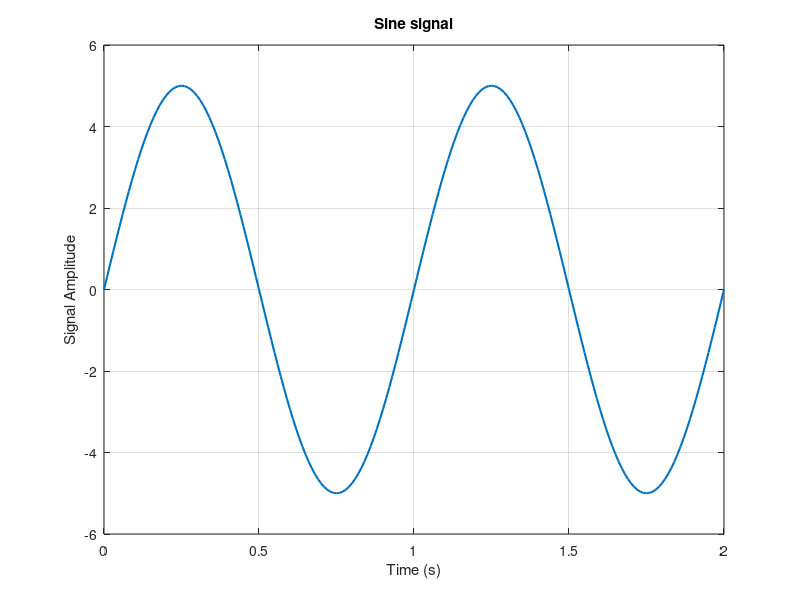
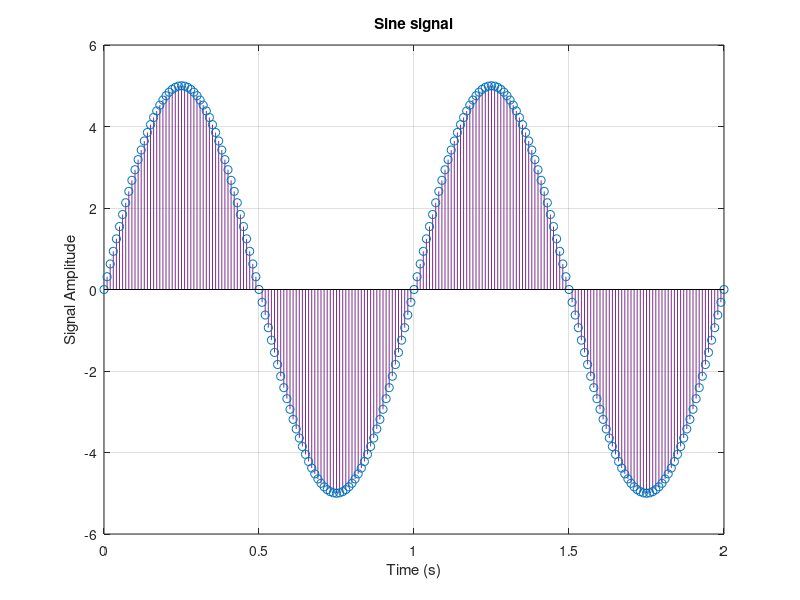
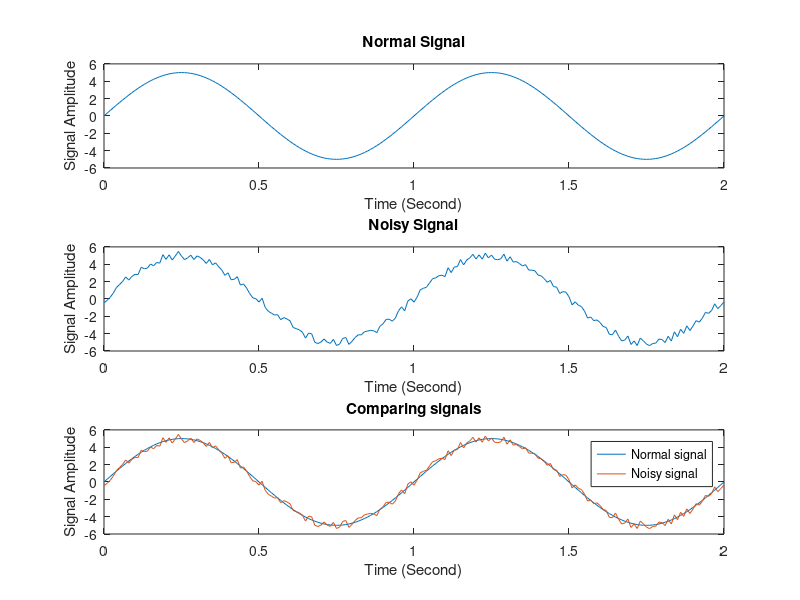
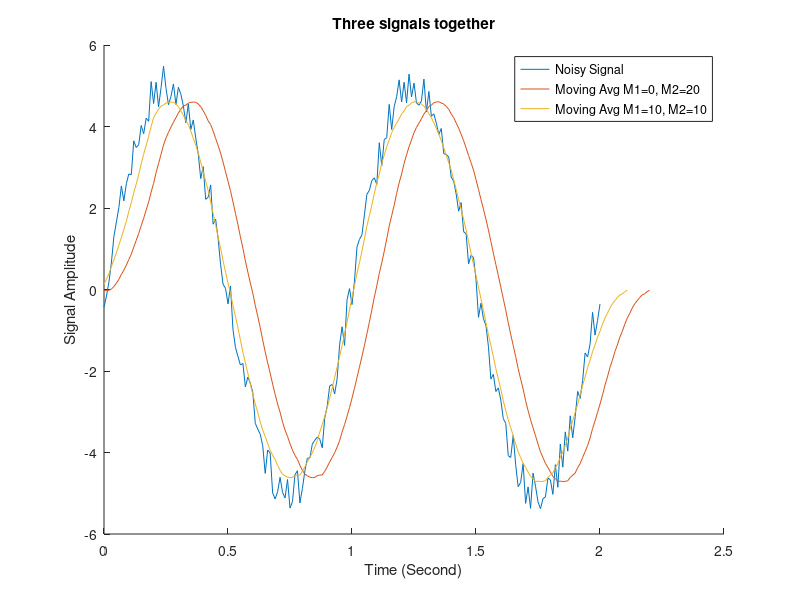

MATLAB code for these plots, in order: (Note: this script raises an error after producing the figures.)
%%
close all;
clear;
clc;
%% part 1
% part 1.1
t = 0:0.01:2;        % Define time axis
A = 5;               % Amplitude
f = 1;               % Frequency
y = A*sin(2*pi*f*t); % Sine function

% Plotting signals
figure('Name', 'Sine signal (Plot)');
plot(t, y, 'LineWidth', 1.5);
xlabel('Time (s)');
ylabel('Signal Amplitude');
title('Sine signal');
grid on;

figure('Name', 'Sine signal (Stem)');
stem(t, y,'color', '#7E2F8E', 'LineWidth', 0.5);
xlabel('Time (s)');
ylabel('Signal Amplitude');
title('Sine signal');
grid on;

%% part 2
% part 1.2
r = rand(1, length(y)) - 0.5; % Noise
noised_signal = y + r;        % Add noise to sine, y defined in section 1.1

% Plotting signals
figure('Name', 'Normal Sine signal VS Noisy Sine Signal', 'Position', [300 200 700 500]);
subplot(3,1,1);               % Plotting normal signal without noise
plot(t,y)
title('Normal Signal');xlabel('Time (Second)');ylabel('Signal Amplitude');
subplot(3,1,2);               % Plotting noisy signal
plot(t,noised_signal)
title('Noisy Signal');xlabel('Time (Second)');ylabel('Signal Amplitude');
%hold on;
subplot(3,1,3);               % Plotting both signal together for comparing them
plot(t,y, t, noised_signal)
hold on;
title('Comparing signals');xlabel('Time (Second)');ylabel('Signal Amplitude');
legend('Normal signal', 'Noisy signal');
hold off;

%% part 3
% part 1.3:
% A moving average filter introduces a delay because it computes the average of past data points, which inherently involves looking back in time, causing the output to lag behind the input signal.

M1 = 0;
M2 = 20;
len = M2 + M1 + 1; % Window length

window = ones(1, len) / len; % Moving average window

y2 = conv(noised_signal, window);   % Noised signal defined in section 1.2, Line 30
t2 = 0:0.01:(0.01 * (length(y2) - 1));

% Plotting section 1.3.1
figure('Name', 'Moving Avg signals', 'Position', [300 200 700 500]);
hold on;
plot(t,noised_signal);              % Noise signal
plot(t2, y2);                       % Moving Avg M1=0, M2=20

% part 1.3.2:
M1 = 10;
M2 = 10;
len = M2 + M1 + 1; % Window length

window = ones(1, len) / len; % Moving average window

y3 = conv(noised_signal(M1:end), window);
t3 = 0:0.01:(0.01 * (length(y3) - 1));

plot(t3, y3);                       % Moving Avg M1=0, M2=20
hold off;
title('Three signals together'); xlabel('Time (Second)'); ylabel('Signal Amplitude');
legend("Noisy Signal", "Moving Avg M1=0, M2=20", "Moving Avg M1=10, M2=10");

%% part 4
% part 1.4.1
M1 = 0;
M2 = 20;
len = M2 + M1 + 1; % Window length

b = ones(1,len)/len;
a = 1;
y4_1 = filter(b, a, noised_signal);
t4_1 = 0:0.01:(0.01 * (length(y4_1) - 1));

% Plotting section 1.4
figure('Name', 'Moving Avg signals by using filter function', 'Position', [300 200 700 500]);
hold on;
plot(t,noised_signal);              % Noise signal
plot(t4_1, y4_1);                   % filtered signal
plot(t2,y2);                        % Plotting convolved signal M1=0, M2=20
plot(t3,y3);                        % Plotting convolved signal M1=10, M2=10
title('All signals together'); xlabel('Time (Second)'); ylabel('Signal Amplitude');
legend("Noisy Signal", "filtered signal", "Moving Avg M1=0, M2=20", "Moving Avg M1=10, M2=10");
hold off;

% Plotting section 1.3
figure('Name', 'plotting in seperated subplots', 'Position', [300 200 700 500]);
subplot(2,2,1);               % Plotting noisy signal
plot(t,noised_signal)
title('Noisy signal');xlabel('Time (Second)');ylabel('Signal Amplitude');
subplot(2,2,2);               % Plotting convolved signal M1=0, M2=20
plot(t2,y2)
title('convolved signal M1=0, M2=20');xlabel('Time (Second)');ylabel('Signal Amplitude');
subplot(2,2,3);               % Plotting convolved signal M1=10, M2=10
plot(t3,y3)
title('convolved signal M1=10, M2=10');xlabel('Time (Second)');ylabel('Signal Amplitude');
subplot(2,2,4);               % filtered signal
plot(t4_1,y4_1)
title('output signal of filter function');xlabel('Time (Second)');ylabel('Signal Amplitude');

%% part 5
% part 1.5
w0 = pi/32; n = 100;
[y5,t5] = singen(w0,n);     %singen function is defined in singen.m
figure('Name', 'singen');
stem(t5,y5, '.')
title('singen function output');xlabel('Time (Second)');ylabel('Signal Amplitude');


%% part 6
close all;
clear;
clc;

figure('Name', 'cos(2*pi*t) + cos(8*pi*t) + cos(12*pi*t)');
t6 = 0:0.01:4;
y6 = cos(2*pi*t6) + cos(8*pi*t6) + cos(12*pi*t6); %Original Signal
plot(t6,y6);
title('cos(2*pi*t6) + cos(8*pi*t6) + cos(12*pi*t6)');xlabel('Time (Milisecond)');ylabel('Signal Amplitude');
hold on;

t62 = 0:0.2:4; % 5khz => 0.0002s = 0.2ms
y62 = cos(2*pi*t62) + cos(8*pi*t62) + cos(12*pi*t62); %Same signal, 5Khz sampled time vector
stem(t62,y62);


cutoff_frequency = 0.05;
filter_order = 30; 

% Design the filter using the fir1 function
filter_coefficients = fir1(filter_order, cutoff_frequency) * 14;

% Applying the filter to the downsampled signal
y62 = upsample(y62, 20);
smoothed_signal = conv(y62, filter_coefficients, 'same');

% Plotting the reconstructed signal
t8 = 0:0.01:(0.01*(length(smoothed_signal)-1));
plot(t8,smoothed_signal)

legend('Original Signal', 'Downsampled Signal', 'Reconstructed Signal')

%% part 7
close all;
clear;
clc;

fs = 100;
t7 = -5:1/fs:5;
y7 = sinc(5*t7) .^ 2;

% Spectrum of original singal
FT_x_0 = (1 / fs) * abs(fftshift(fft(y7)));
f_axis_0 = linspace(-fs / 2, fs / 2, length(FT_x_0));


for sr=[4 5 10 20] % sr: sampling rate
    figure('Name', 'Spectrum of original vs sampled signal');
    
    % Keep every fs/sr sample, other samples are set to 0
    % This way, the length of y will remain the same
    y7_2 = zeros(1, length(y7));
    y7_2(1:fs/sr:end) = y7(1:fs/sr:end); 


    % Spectrum of sampled singal
    FT_x_1 = (1 / fs) * abs(fftshift(fft(y7_2)));
    f_axis_1 = linspace(-fs / 2, fs / 2, length(FT_x_1));

    subplot(2,1,1)
    plot(f_axis_0, abs(FT_x_0), 'LineWidth', 1.5);
    title('Spectrum of original signal');xlabel('Frequency (Hz)');ylabel('Amplitude');

    subplot(2,1,2)
    plot(f_axis_1, abs(FT_x_1), 'LineWidth', 1.5);
    title(sprintf('Spectrum of sampled signal sr=%d', sr));xlabel('Frequency (Hz)');ylabel('Amplitude');
end

%% part 9
close all;
clear;
clc;

% Constructing the signal
f = [pi/16 5*pi/16 9*pi/16 13*pi/16];

fs = 1e3;
t9 = 1:1/fs:100;
y9 = zeros(1, length(t9));

for f1=f
    y9 = y9 + cos(2*f1*t9);
end


% Plotting the spectrum of the original signal
figure('Name', 'Spectrum of original signal');
FT_y9 = (1/fs) * abs(fftshift(fft(y9)));
f_axis = linspace(-fs / 2, fs / 2, length(FT_y9));
plot(f_axis,FT_y9, 'LineWidth', 2)
xlim([-1,1])
title('Spectrum'); xlabel('Freq');ylabel('Amplitude');


% Loading filters coefficients from xls file
filter_coef_1 = readmatrix('filters.xls', 'Sheet', 1);
filter_coef_2 = readmatrix('filters.xls', 'Sheet', 2);



% Plotting amplitude of frequency responses
figure('Name', 'Frequency response of filters');

for i = 1:4
    subplot(4,2, 2*i-1)
    
    [h, w] = freqz(filter_coef_1(i, :));
    w = w ./ pi;

    plot(w, abs(h));
    title(sprintf('Frequency response of analysis filter %d', i));
    xlabel('Normalized Frequency');ylabel('Amplitude');
end

for i = 1:4
    subplot(4,2,2*i)
    
    [h, w] = freqz(filter_coef_2(i, :));
    w = w ./ pi;
    
    plot(w, abs(h));
    title(sprintf('Frequency response of synthesis filter %d', i));
    xlabel('Normalized Frequency');ylabel('Amplitude');
end

% Plotting phase of frequency responses
figure('Name', 'Phase response of filters');

for i = 1:4
    subplot(4,2, 2*i-1)
    
    [h, w] = freqz(filter_coef_1(i, :));
    w = w ./ pi;
    
    plot(w, (angle(h)));
    title(sprintf('Frequency response of analysis filter %d', i));
    xlabel('Normalized Frequency');ylabel('Phase');
end

for i = 1:4
    subplot(4,2,2*i)
    
    [h, w] = freqz(filter_coef_2(i, :));
    w = w ./ pi;
    
    plot(w, (angle(h)));
    title(sprintf('Frequency response of synthesis filter %d', i));
    xlabel('Normalized Frequency');ylabel('Phase');
end


a = downsample(conv(y9, filter_coef_1(1, :), 'same'), 4);
b = downsample(conv(y9, filter_coef_1(2, :), 'same'), 4);
c = downsample(conv(y9, filter_coef_1(3, :), 'same'), 4);
d = downsample(conv(y9, filter_coef_1(4, :), 'same'), 4);

y_out =   conv(upsample(2*a, 4), filter_coef_2(1, :), 'same') ...
        + conv(upsample(c, 4), filter_coef_2(3, :), 'same')   ...
        + conv(upsample(0.5*d, 4), filter_coef_2(4, :), 'same');

% figure()
% plot(y_out)
% figure('Name', 'y9')
% plot(y9)

% Plotting the spectrum of the processed signal
figure('Name', 'Spectrum of processed signal');
FT_yout = (1/fs) * abs(fftshift(fft(y_out)));
f_axis = linspace(-fs / 2, fs / 2, length(FT_yout));
plot(f_axis,FT_yout, 'LineWidth', 2)
xlim([-1,1])
title('Spectrum');xlabel('Freq');ylabel('Amplitude');
